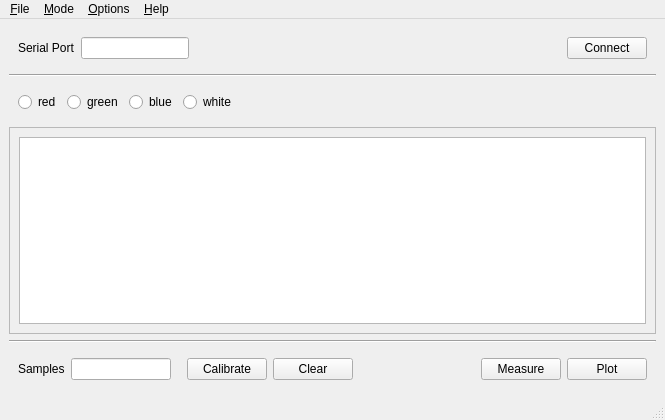
<?xml version="1.0" encoding="UTF-8"?>
<ui version="4.0">
 <class>MainWindow</class>
 <widget class="QMainWindow" name="MainWindow">
  <property name="geometry">
   <rect>
    <x>0</x>
    <y>0</y>
    <width>665</width>
    <height>420</height>
   </rect>
  </property>
  <property name="windowTitle">
   <string>Colorimeter Plot</string>
  </property>
  <widget class="QWidget" name="centralwidget">
   <layout class="QVBoxLayout" name="verticalLayout">
    <item>
     <widget class="QWidget" name="widget" native="true">
      <property name="sizePolicy">
       <sizepolicy hsizetype="Preferred" vsizetype="Fixed">
        <horstretch>0</horstretch>
        <verstretch>0</verstretch>
       </sizepolicy>
      </property>
      <layout class="QHBoxLayout" name="horizontalLayout">
       <item>
        <widget class="QLabel" name="label">
         <property name="text">
          <string>Serial Port</string>
         </property>
        </widget>
       </item>
       <item>
        <widget class="QLineEdit" name="portLineEdit">
         <property name="sizePolicy">
          <sizepolicy hsizetype="Fixed" vsizetype="Fixed">
           <horstretch>0</horstretch>
           <verstretch>0</verstretch>
          </sizepolicy>
         </property>
         <property name="maximumSize">
          <size>
           <width>140</width>
           <height>16777215</height>
          </size>
         </property>
        </widget>
       </item>
       <item>
        <spacer name="horizontalSpacer">
         <property name="orientation">
          <enum>Qt::Horizontal</enum>
         </property>
         <property name="sizeHint" stdset="0">
          <size>
           <width>40</width>
           <height>20</height>
          </size>
         </property>
        </spacer>
       </item>
       <item>
        <widget class="QPushButton" name="connectPushButton">
         <property name="text">
          <string>Connect</string>
         </property>
        </widget>
       </item>
      </layout>
     </widget>
    </item>
    <item>
     <widget class="Line" name="line">
      <property name="orientation">
       <enum>Qt::Horizontal</enum>
      </property>
     </widget>
    </item>
    <item>
     <widget class="QWidget" name="ledColorWidget" native="true">
      <property name="sizePolicy">
       <sizepolicy hsizetype="Preferred" vsizetype="Fixed">
        <horstretch>0</horstretch>
        <verstretch>0</verstretch>
       </sizepolicy>
      </property>
      <layout class="QHBoxLayout" name="horizontalLayout_2">
       <item>
        <widget class="QRadioButton" name="redRadioButton">
         <property name="sizePolicy">
          <sizepolicy hsizetype="Minimum" vsizetype="Fixed">
           <horstretch>0</horstretch>
           <verstretch>0</verstretch>
          </sizepolicy>
         </property>
         <property name="text">
          <string>red</string>
         </property>
        </widget>
       </item>
       <item>
        <widget class="QRadioButton" name="greenRadioButton">
         <property name="sizePolicy">
          <sizepolicy hsizetype="Minimum" vsizetype="Fixed">
           <horstretch>0</horstretch>
           <verstretch>0</verstretch>
          </sizepolicy>
         </property>
         <property name="text">
          <string>green</string>
         </property>
        </widget>
       </item>
       <item>
        <widget class="QRadioButton" name="blueRadioButton">
         <property name="sizePolicy">
          <sizepolicy hsizetype="Minimum" vsizetype="Fixed">
           <horstretch>0</horstretch>
           <verstretch>0</verstretch>
          </sizepolicy>
         </property>
         <property name="text">
          <string>blue</string>
         </property>
        </widget>
       </item>
       <item>
        <widget class="QRadioButton" name="whiteRadioButton">
         <property name="text">
          <string>white</string>
         </property>
        </widget>
       </item>
       <item>
        <spacer name="horizontalSpacer_2">
         <property name="orientation">
          <enum>Qt::Horizontal</enum>
         </property>
         <property name="sizeHint" stdset="0">
          <size>
           <width>40</width>
           <height>20</height>
          </size>
         </property>
        </spacer>
       </item>
      </layout>
     </widget>
    </item>
    <item>
     <widget class="QFrame" name="frame">
      <property name="frameShape">
       <enum>QFrame::StyledPanel</enum>
      </property>
      <property name="frameShadow">
       <enum>QFrame::Raised</enum>
      </property>
      <layout class="QHBoxLayout" name="horizontalLayout_4">
       <item>
        <widget class="ColorimeterTableWidget" name="tableWidget">
         <property name="editTriggers">
          <set>QAbstractItemView::AnyKeyPressed|QAbstractItemView::DoubleClicked|QAbstractItemView::SelectedClicked</set>
         </property>
         <property name="alternatingRowColors">
          <bool>true</bool>
         </property>
         <property name="rowCount">
          <number>0</number>
         </property>
         <property name="columnCount">
          <number>0</number>
         </property>
        </widget>
       </item>
      </layout>
     </widget>
    </item>
    <item>
     <widget class="Line" name="line_2">
      <property name="orientation">
       <enum>Qt::Horizontal</enum>
      </property>
     </widget>
    </item>
    <item>
     <widget class="QWidget" name="widget_3" native="true">
      <property name="sizePolicy">
       <sizepolicy hsizetype="Minimum" vsizetype="Fixed">
        <horstretch>0</horstretch>
        <verstretch>0</verstretch>
       </sizepolicy>
      </property>
      <property name="maximumSize">
       <size>
        <width>16777215</width>
        <height>16777215</height>
       </size>
      </property>
      <layout class="QHBoxLayout" name="horizontalLayout_3">
       <item>
        <widget class="QLabel" name="samplesLabel">
         <property name="text">
          <string>Samples</string>
         </property>
        </widget>
       </item>
       <item>
        <widget class="QLineEdit" name="samplesLineEdit">
         <property name="sizePolicy">
          <sizepolicy hsizetype="Fixed" vsizetype="Fixed">
           <horstretch>0</horstretch>
           <verstretch>0</verstretch>
          </sizepolicy>
         </property>
         <property name="minimumSize">
          <size>
           <width>100</width>
           <height>0</height>
          </size>
         </property>
         <property name="maximumSize">
          <size>
           <width>100</width>
           <height>16777215</height>
          </size>
         </property>
        </widget>
       </item>
       <item>
        <spacer name="horizontalSpacer_4">
         <property name="orientation">
          <enum>Qt::Horizontal</enum>
         </property>
         <property name="sizeType">
          <enum>QSizePolicy::Fixed</enum>
         </property>
         <property name="sizeHint" stdset="0">
          <size>
           <width>10</width>
           <height>20</height>
          </size>
         </property>
        </spacer>
       </item>
       <item>
        <widget class="QPushButton" name="calibratePushButton">
         <property name="text">
          <string>Calibrate</string>
         </property>
        </widget>
       </item>
       <item>
        <widget class="QPushButton" name="clearPushButton">
         <property name="text">
          <string>Clear</string>
         </property>
        </widget>
       </item>
       <item>
        <spacer name="horizontalSpacer_3">
         <property name="orientation">
          <enum>Qt::Horizontal</enum>
         </property>
         <property name="sizeHint" stdset="0">
          <size>
           <width>40</width>
           <height>20</height>
          </size>
         </property>
        </spacer>
       </item>
       <item>
        <widget class="QPushButton" name="measurePushButton">
         <property name="text">
          <string>Measure</string>
         </property>
        </widget>
       </item>
       <item>
        <widget class="QPushButton" name="plotPushButton">
         <property name="text">
          <string>Plot</string>
         </property>
        </widget>
       </item>
      </layout>
     </widget>
    </item>
   </layout>
  </widget>
  <widget class="QMenuBar" name="menubar">
   <property name="geometry">
    <rect>
     <x>0</x>
     <y>0</y>
     <width>665</width>
     <height>23</height>
    </rect>
   </property>
   <widget class="QMenu" name="menuFile">
    <property name="title">
     <string>&amp;File</string>
    </property>
    <addaction name="actionSave"/>
    <addaction name="actionLoad"/>
   </widget>
   <widget class="QMenu" name="menuOptions">
    <property name="title">
     <string>&amp;Options</string>
    </property>
    <widget class="QMenu" name="menuFitType">
     <property name="title">
      <string>Fit Type</string>
     </property>
     <addaction name="actionFitTypeLinear"/>
     <addaction name="actionFitTypePolynomial2"/>
     <addaction name="actionFitTypePolynomial3"/>
     <addaction name="actionFitTypePolynomial4"/>
     <addaction name="actionFitTypePolynomial5"/>
    </widget>
    <widget class="QMenu" name="menuConcentrationUnits">
     <property name="title">
      <string>Concentration Units</string>
     </property>
     <addaction name="actionConcentrationUnitsUM"/>
     <addaction name="actionConcentrationUnitsPPM"/>
    </widget>
    <widget class="QMenu" name="menuSignificantDigits">
     <property name="title">
      <string>Significant Digits</string>
     </property>
    </widget>
    <addaction name="actionExport"/>
    <addaction name="actionImport"/>
    <addaction name="actionEditTestSolutions"/>
    <addaction name="menuFitType"/>
    <addaction name="menuConcentrationUnits"/>
    <addaction name="menuSignificantDigits"/>
   </widget>
   <widget class="QMenu" name="menu_Help">
    <property name="title">
     <string>&amp;Help</string>
    </property>
    <addaction name="actionAbout"/>
   </widget>
   <widget class="QMenu" name="menuMode">
    <property name="title">
     <string>&amp;Mode</string>
    </property>
    <addaction name="actionStandardRgbLED"/>
    <addaction name="actionCustomLED"/>
   </widget>
   <addaction name="menuFile"/>
   <addaction name="menuMode"/>
   <addaction name="menuOptions"/>
   <addaction name="menu_Help"/>
  </widget>
  <widget class="QStatusBar" name="statusbar"/>
  <action name="actionSave">
   <property name="text">
    <string>Save...</string>
   </property>
  </action>
  <action name="action_About">
   <property name="text">
    <string>About...</string>
   </property>
  </action>
  <action name="actionLoad">
   <property name="text">
    <string>Load...</string>
   </property>
  </action>
  <action name="actionExport">
   <property name="text">
    <string>Export Test Solution...</string>
   </property>
  </action>
  <action name="actionImport">
   <property name="text">
    <string>Import Test Solution...</string>
   </property>
  </action>
  <action name="actionEditTestSolutions">
   <property name="text">
    <string>Edit User Test Solutions...</string>
   </property>
  </action>
  <action name="actionAbout">
   <property name="text">
    <string>About</string>
   </property>
  </action>
  <action name="actionFitTypeLinear">
   <property name="checkable">
    <bool>true</bool>
   </property>
   <property name="text">
    <string>Linear</string>
   </property>
  </action>
  <action name="actionFitTypePolynomial2">
   <property name="checkable">
    <bool>true</bool>
   </property>
   <property name="text">
    <string>Polynomial (order=2)</string>
   </property>
  </action>
  <action name="actionConcentrationUnitsUM">
   <property name="checkable">
    <bool>true</bool>
   </property>
   <property name="text">
    <string>uM</string>
   </property>
  </action>
  <action name="actionConcentrationUnitsPPM">
   <property name="checkable">
    <bool>true</bool>
   </property>
   <property name="text">
    <string>ppm</string>
   </property>
  </action>
  <action name="actionFitTypePolynomial3">
   <property name="checkable">
    <bool>true</bool>
   </property>
   <property name="text">
    <string>Polynomial (order=3)</string>
   </property>
  </action>
  <action name="actionFitTypePolynomial4">
   <property name="checkable">
    <bool>true</bool>
   </property>
   <property name="text">
    <string>Polynomial (order=4)</string>
   </property>
  </action>
  <action name="actionFitTypePolynomial5">
   <property name="checkable">
    <bool>true</bool>
   </property>
   <property name="text">
    <string>Polynomial (order=5)</string>
   </property>
  </action>
  <action name="actionStandardRgbLED">
   <property name="checkable">
    <bool>true</bool>
   </property>
   <property name="text">
    <string>Standard RGB LED</string>
   </property>
  </action>
  <action name="actionCustomLED">
   <property name="checkable">
    <bool>true</bool>
   </property>
   <property name="text">
    <string>Custom LED</string>
   </property>
  </action>
  <action name="actionSignificantDigits1">
   <property name="checkable">
    <bool>true</bool>
   </property>
   <property name="text">
    <string>1</string>
   </property>
  </action>
  <action name="actionSignificantDigits2">
   <property name="checkable">
    <bool>true</bool>
   </property>
   <property name="text">
    <string>2</string>
   </property>
  </action>
  <action name="actionSignificantDigits3">
   <property name="checkable">
    <bool>true</bool>
   </property>
   <property name="text">
    <string>3</string>
   </property>
  </action>
  <action name="actionSignificantDigits4">
   <property name="checkable">
    <bool>true</bool>
   </property>
   <property name="text">
    <string>4</string>
   </property>
  </action>
 </widget>
 <customwidgets>
  <customwidget>
   <class>ColorimeterTableWidget</class>
   <extends>QTableWidget</extends>
   <header>colorimeter.table_widget</header>
  </customwidget>
 </customwidgets>
 <resources/>
 <connections/>
</ui>
